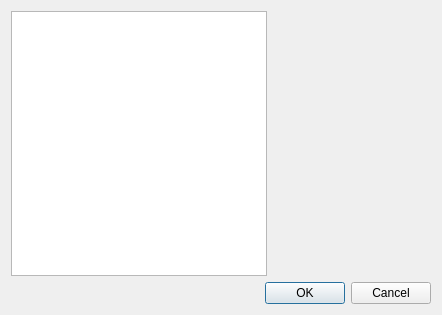
<?xml version="1.0" encoding="UTF-8"?>
<ui version="4.0">
 <class>AddNodeEntryDialog</class>
 <widget class="QWidget" name="AddNodeEntryDialog">
  <property name="geometry">
   <rect>
    <x>0</x>
    <y>0</y>
    <width>442</width>
    <height>315</height>
   </rect>
  </property>
  <property name="windowTitle">
   <string>Form</string>
  </property>
  <layout class="QVBoxLayout" name="verticalLayout">
   <item>
    <layout class="QHBoxLayout" name="horizontalLayout">
     <item>
      <widget class="QListWidget" name="nodeTypeList">
       <property name="sizePolicy">
        <sizepolicy hsizetype="Preferred" vsizetype="Expanding">
         <horstretch>0</horstretch>
         <verstretch>0</verstretch>
        </sizepolicy>
       </property>
      </widget>
     </item>
     <item>
      <widget class="NodeEditorStackedWidget" name="nodeEditStackedWidget"/>
     </item>
    </layout>
   </item>
   <item>
    <widget class="QDialogButtonBox" name="buttonBox">
     <property name="standardButtons">
      <set>QDialogButtonBox::Cancel|QDialogButtonBox::Ok</set>
     </property>
    </widget>
   </item>
  </layout>
 </widget>
 <customwidgets>
  <customwidget>
   <class>NodeEditorStackedWidget</class>
   <extends>QStackedWidget</extends>
   <header>nodeeditorstackedwidget.h</header>
   <container>1</container>
  </customwidget>
 </customwidgets>
 <resources/>
 <connections/>
</ui>
